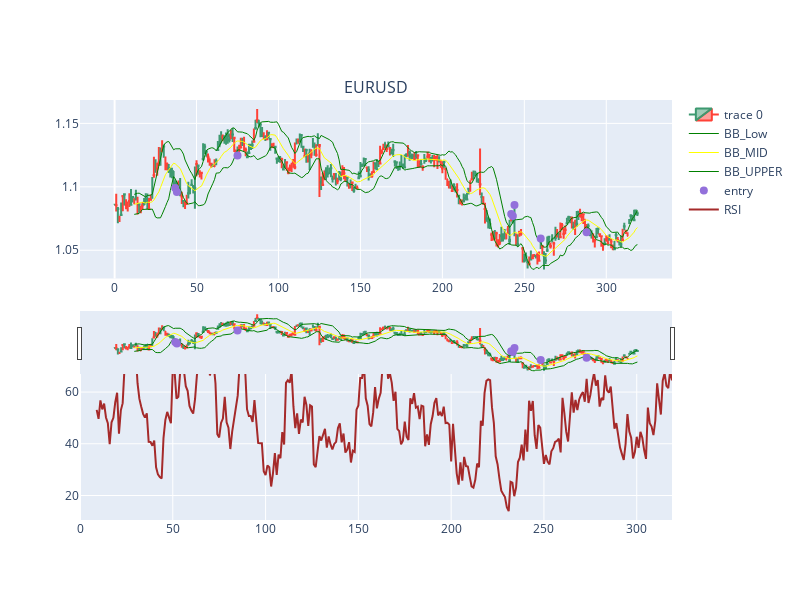

This figure's notebook cell:
### Code cell
st=0
for name, df in report_dict.items():
    dfpl = df[st:st+320]

    # Create a plot with 2 rows
    fig = make_subplots(rows=2, cols=1, column_titles=[name])

    # Add candlestick plot on the first row
    fig.add_trace(go.Candlestick(x=dfpl.index,
                                open=dfpl['Open'],
                                high=dfpl['High'],
                                low=dfpl['Low'],
                                close=dfpl['Close']),
                row=1, col=1)

    # Add Bollinger Bands, EMA lines on the same subplot
    fig.add_trace(go.Scatter(x=dfpl.index, y=dfpl['bb_low'],
                            line=dict(color='green', width=1),
                            name="BB_Low"),
                row=1, col=1)
    
    fig.add_trace(go.Scatter(x=dfpl.index, y=dfpl['bb_mid'],
                            line=dict(color='yellow', width=1),
                            name="BB_MID"),
                row=1, col=1)

    fig.add_trace(go.Scatter(x=dfpl.index, y=dfpl['bb_up'],
                            line=dict(color='green', width=1),
                            name="BB_UPPER"),
                row=1, col=1)

    # Add markers for trade entry points on the same subplot
    fig.add_trace(go.Scatter(x=dfpl.index, y=dfpl['pointpos'], mode="markers",
                            marker=dict(size=8, color="MediumPurple"),
                            name="entry"),
                row=1, col=1)

    # Add markers for trade entry points on the same subplot
    fig.add_trace(go.Scatter(x=dfpl.index, y=dfpl['rsi'], 
                            line=dict(color='brown', width=2),
                            name="RSI"),
                row=2, col=1)

    fig.update_layout(width=800, height=600, sliders=[])
    fig.show()

### Figure 1 — Plotly figure (JSON) as saved in the notebook; plotly's stock layout.template omitted (floating-point values rounded to 4 significant figures; data arrays with more than 128 entries replaced by an {"elided": "..."} marker saying what was removed)
{"data": [{"close": {"elided": "320 float values"}, "high": {"elided": "320 float values"}, "low": {"elided": "320 float values"}, "open": {"elided": "320 float values"}, "type": "candlestick", "x": {"elided": "320 int values"}, "xaxis": "x", "yaxis": "y"}, {"line": {"color": "green", "width": 1}, "name": "BB_Low", "type": "scatter", "x": {"elided": "320 int values"}, "xaxis": "x", "y": {"elided": "320 float values"}, "yaxis": "y"}, {"line": {"color": "yellow", "width": 1}, "name": "BB_MID", "type": "scatter", "x": {"elided": "320 int values"}, "xaxis": "x", "y": {"elided": "320 float values"}, "yaxis": "y"}, {"line": {"color": "green", "width": 1}, "name": "BB_UPPER", "type": "scatter", "x": {"elided": "320 int values"}, "xaxis": "x", "y": {"elided": "320 float values"}, "yaxis": "y"}, {"marker": {"color": "MediumPurple", "size": 8}, "mode": "markers", "name": "entry", "type": "scatter", "x": {"elided": "320 int values"}, "xaxis": "x", "y": {"elided": "320 float values"}, "yaxis": "y"}, {"line": {"color": "brown", "width": 2}, "name": "RSI", "type": "scatter", "x": {"elided": "320 int values"}, "xaxis": "x2", "y": {"elided": "320 float values"}, "yaxis": "y2"}], "layout": {"annotations": [{"font": {"size": 16}, "showarrow": false, "text": "EURUSD", "x": 0.5, "xanchor": "center", "xref": "paper", "y": 1, "yanchor": "bottom", "yref": "paper"}], "height": 600, "width": 800, "xaxis": {"anchor": "y", "domain": [0, 1]}, "xaxis2": {"anchor": "y2", "domain": [0, 1]}, "yaxis": {"anchor": "x", "domain": [0.575, 1]}, "yaxis2": {"anchor": "x2", "domain": [0, 0.425]}}}
